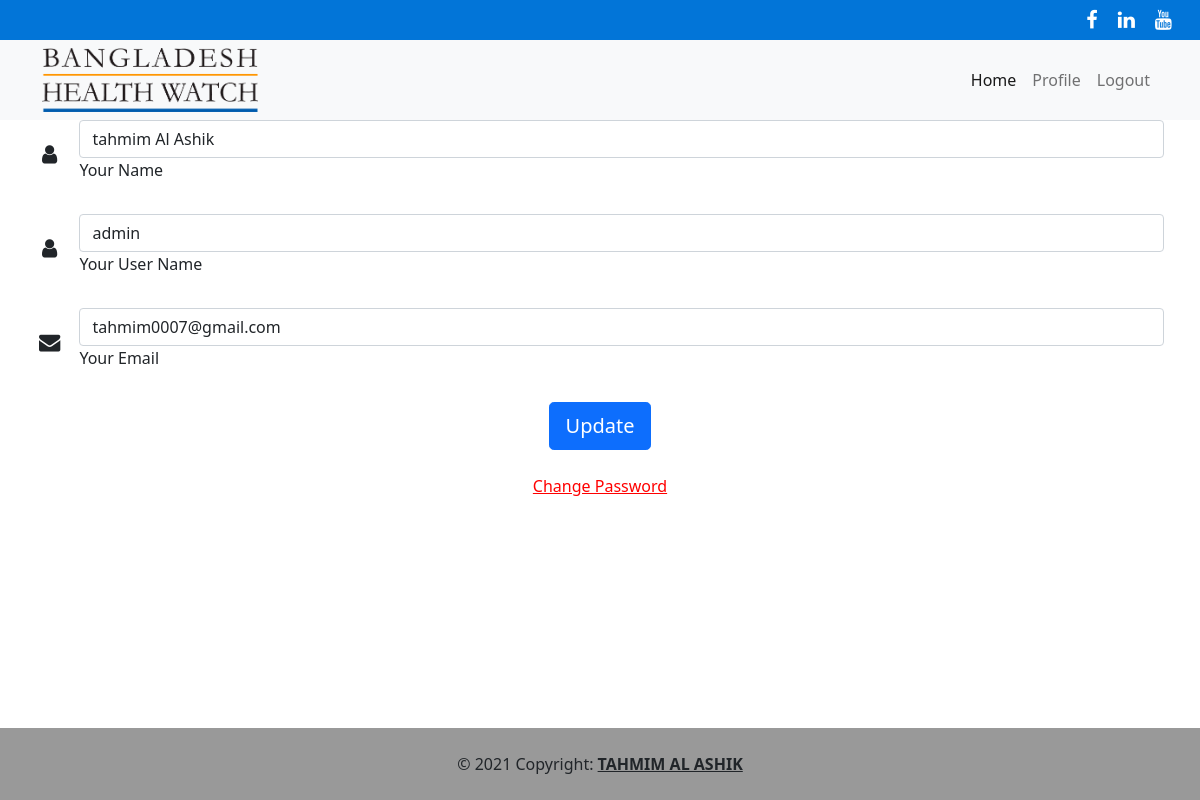
Page /profile.php?id=1 (signed in) on the committed database.
### tables this page shows
CREATE TABLE `users` (
  `id` int(11) NOT NULL,
  `name` varchar(255) NOT NULL,
  `username` varchar(255) NOT NULL,
  `email` varchar(255) NOT NULL,
  `password` varchar(255) NOT NULL
);

### library/User.php (called while the page is built, shortened)
<?php
include_once 'Session.php';
include 'ProjectDatabase.php';
class User{
    private $db;
    public function __construct(){
        $this->db= new ProjectDatabase();
    }
    public function getUserById($id){
        $sql = "SELECT * FROM users WHERE id= :id LIMIT 1 ";
        $query = $this->db->pdo->prepare($sql);
        $query->bindValue(':id',$id);
         $query -> execute();
        $result = $query->fetch(PDO::FETCH_OBJ);
        return $result;
    }
}
?>

### library/ProjectDatabase.php (called while the page is built)
<?php
class ProjectDatabase{
    private $dbHost = "localhost";
    private $dbUser = "root";
    private $dbPass = "";
    private $dbName ="brac";
    public $pdo;
    public function __construct(){
        if(!isset($this->pdo)){
            try{
                $link = new PDO("mysql:host=".$this->dbHost.";dbname=".$this->dbName,$this->dbUser,$this->dbPass);
                $link->setAttribute(PDO::ATTR_ERRMODE,PDO::ERRMODE_EXCEPTION);
                $link->exec("SET CHARACTER SET utf8");
                $this-> pdo = $link;
            }catch (PDOException $e){
                echo"failed to connect with Database".$e->getMessage();
            }
        }
    }
}
?>

### library/Session.php (called while the page is built, shortened)
<?php
class Session{
    public static function get($key){
        if(isset($_SESSION[$key])){
            return $_SESSION[$key];
        }
        else{
            return false;
        }
    }
}
?>

### profile.php (the view, shortened to what this page needs)
<?php
include 'library/user.php';
include "includes/header.php";
?>
<?php
if(isset($_GET['id'])){
    $userid = (int)$_GET['id'];
}
$user = new User();
?>
                                <?php
                                $userdata = $user ->getUserById($userid);
                                if($userdata){
                                ?>
                                <form class="mx-1 mx-md-4" action="" method="post">
                                    <div class="d-flex flex-row align-items-center mb-4">
                                        <i class="fa fa-user fa-lg me-3 fa-fw"></i>
                                        <div class="form-outline flex-fill mb-0">
                                            <input type="text" id="name" name="name" class="form-control" value="<?php echo $userdata->name;?>" />
                                            <label class="form-label" for="name">Your Name</label>
                                        </div>
                                    </div>
                                    <div class="d-flex flex-row align-items-center mb-4">
                                        <i class="fa fa-user fa-lg me-3 fa-fw"></i>
                                        <div class="form-outline flex-fill mb-0">
                                            <input type="text" id="username"  name="username" class="form-control" value="<?php echo $userdata->username;?>" />
                                            <label class="form-label" for="username">Your User Name</label>
                                        </div>
                                    </div>
                                    <div class="d-flex flex-row align-items-center mb-4">
                                        <i class="fa fa-envelope fa-lg me-3 fa-fw"></i>
                                        <div class="form-outline flex-fill mb-0">
                                            <input type="email" id="email" name="email" class="form-control" value="<?php echo $userdata->email;?>" />
                                            <label class="form-label" for="email">Your Email</label>
                                        </div>
                                    </div>
                                    <?php
                                    $sesid = Session::get("id");
                                    if($userid == $sesid){
                                    ?>
                                    <div class="d-flex justify-content-center mx-4 mb-3 mb-lg-4">
                                        <button type="submit" name="update" class="btn btn-primary btn-lg">Update</button>
                                    </div>
                                    <?php } ?>
                                    <?php
                                    $sesid = Session::get("id");
                                    if($userid == $sesid){
                                    ?>
                                    <div class="d-flex justify-content-center mx-4 mb-3 mb-lg-4">
                                    <a  href="changepass.php?id=<?php echo $userid;?>" style="color:red;">Change Password</button> </a>
                                    </div>
                                    <?php } ?>
                                </form>
                                <?php
                                }
                                ?>
                            </div>
<br>
<br>
<br>
<br>
<?php
include "includes/footer.php"
?>

### rows in the picture
users: name "tahmim Al Ashik", username "admin", email "tahmim0007@gmail.com"
